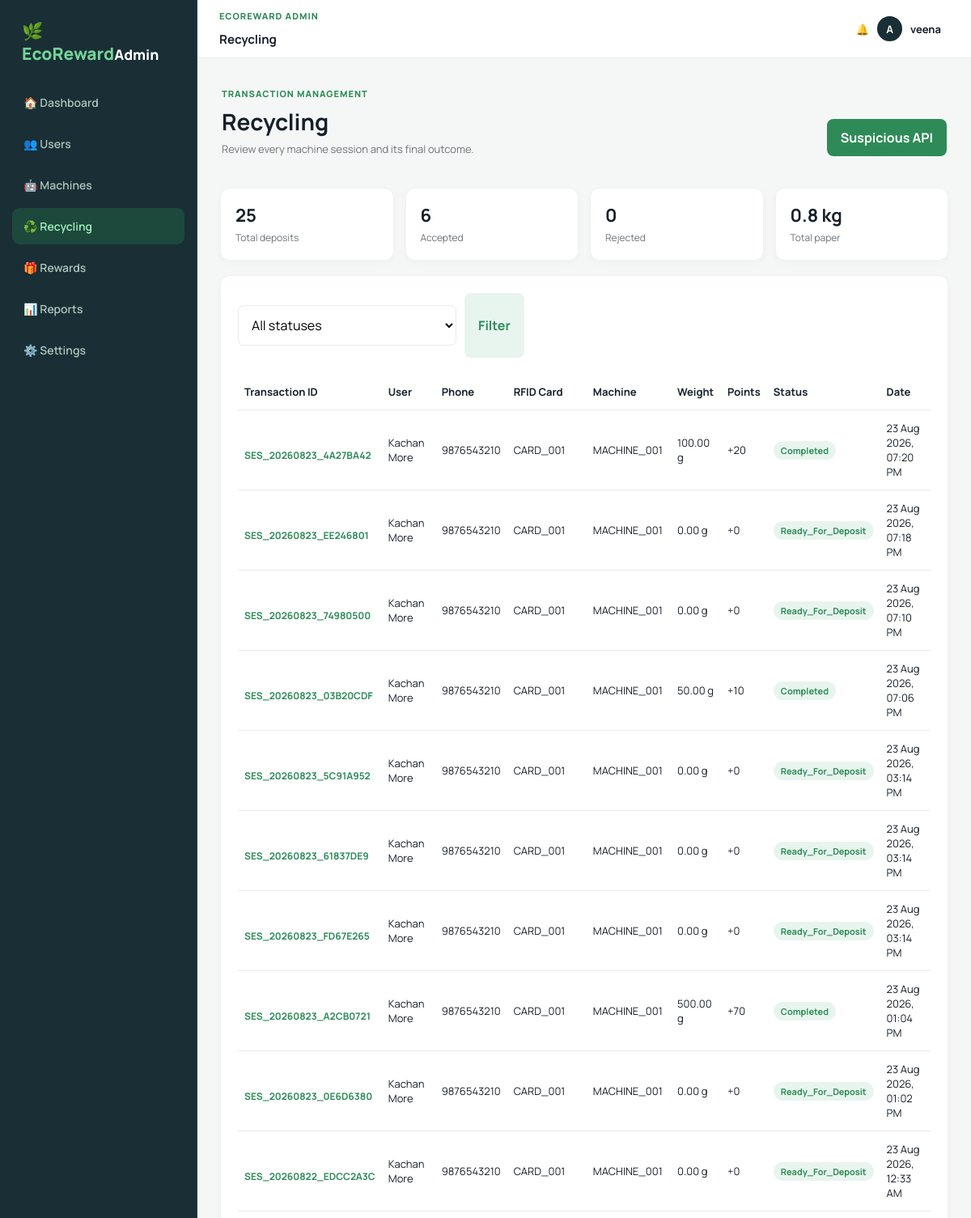
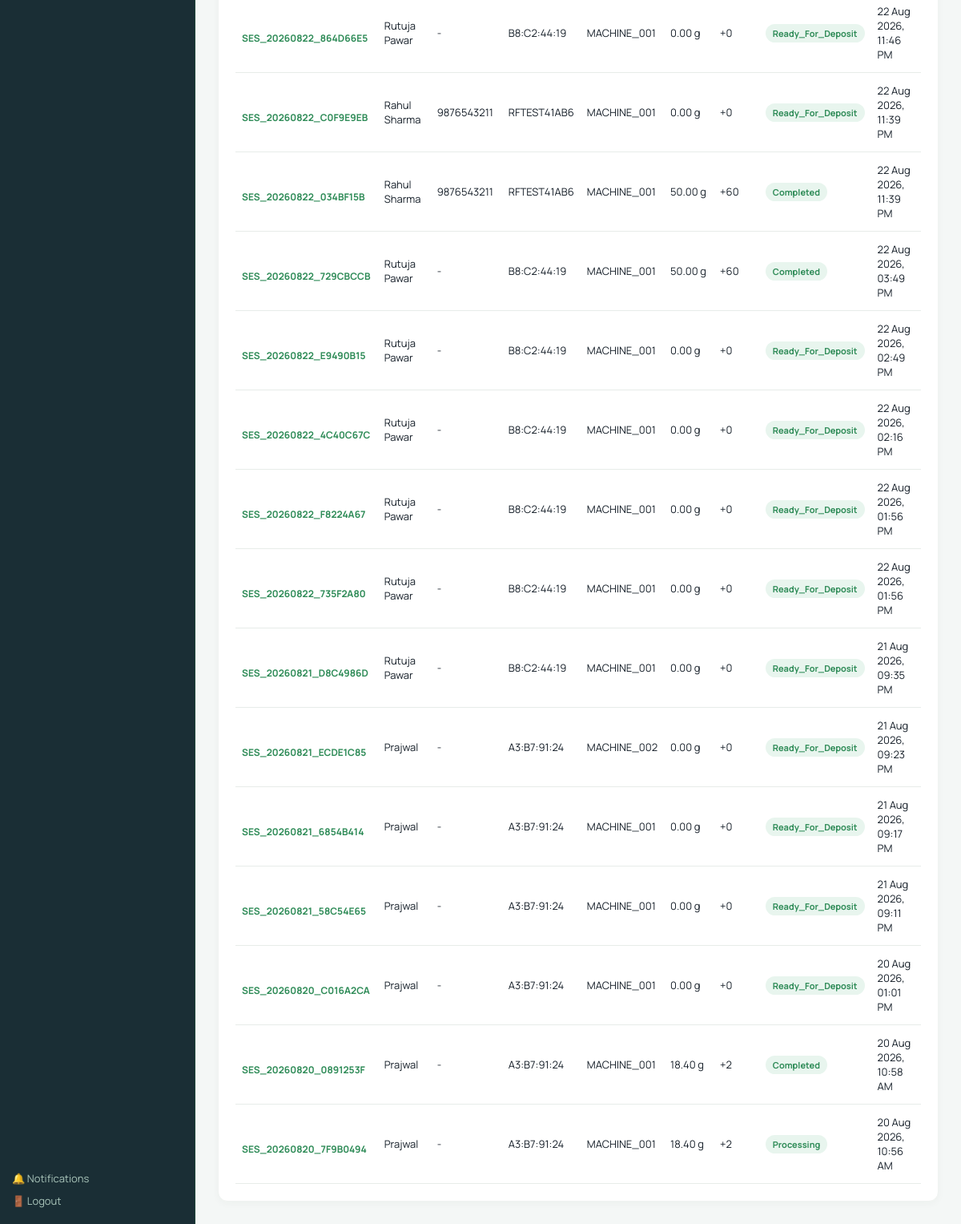
The page /admin-panel/recycling/ (signed in) on the database as committed earlier (2 pictures, top to bottom).
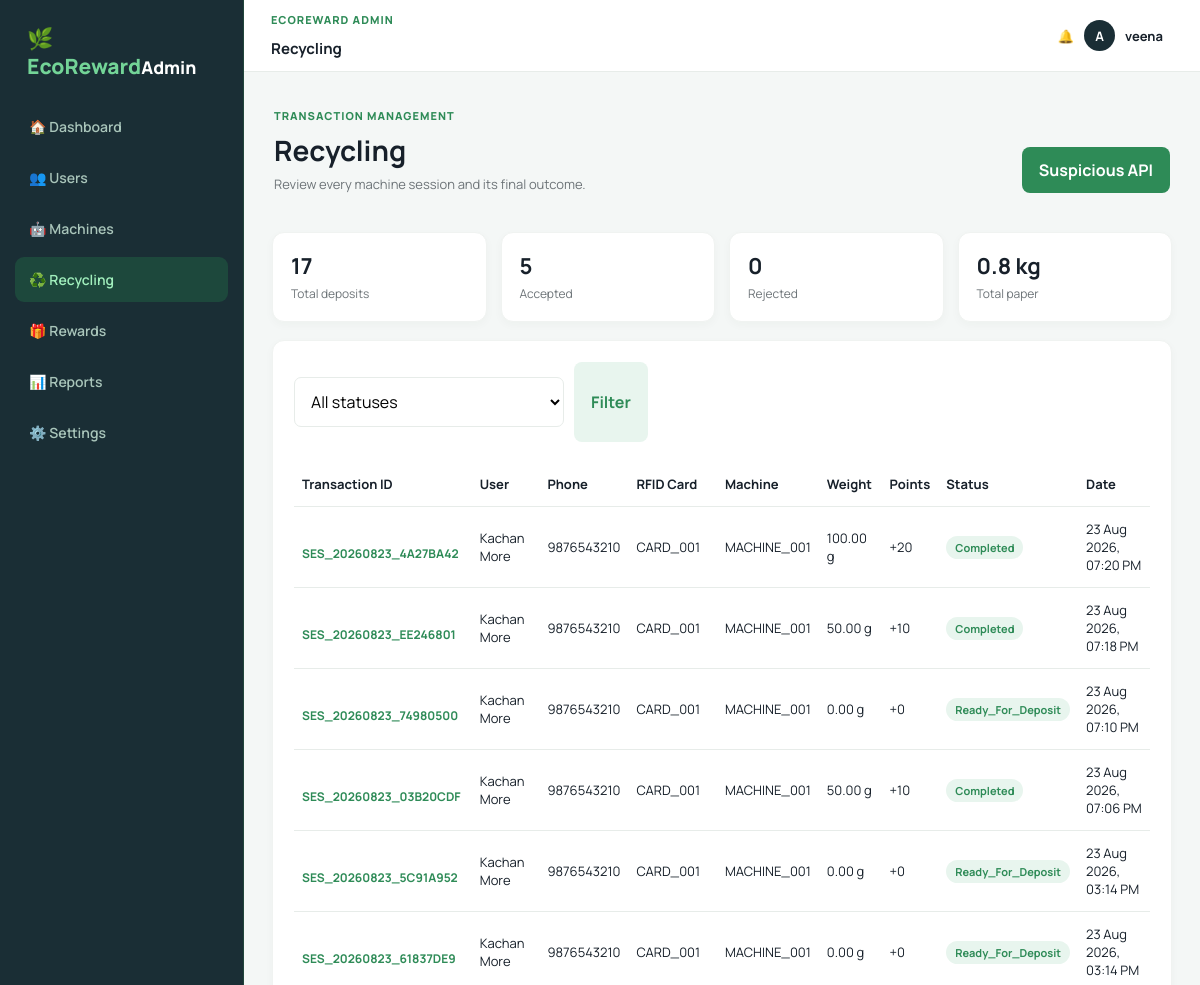
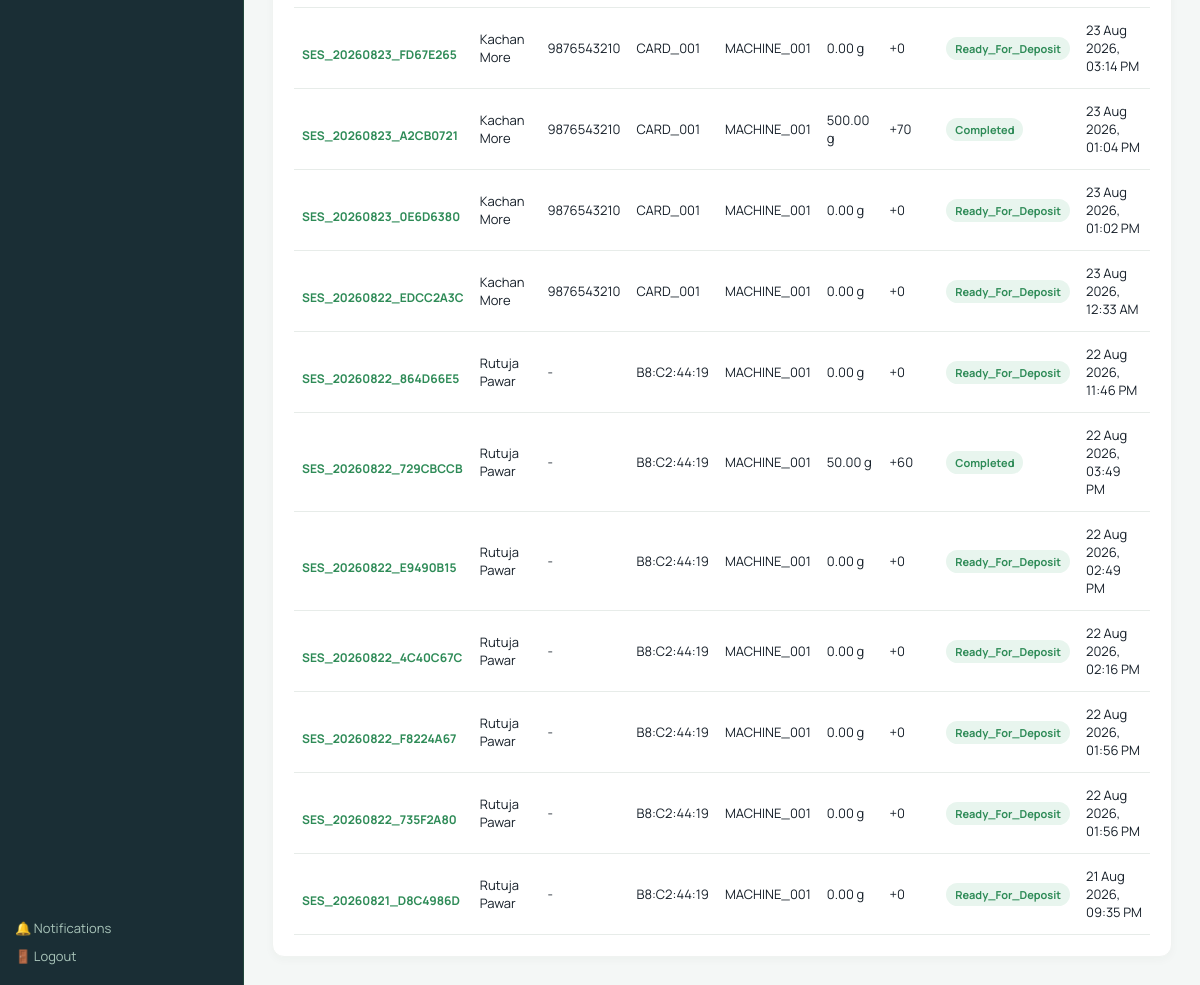
The same page on the database as committed later (2 pictures, top to bottom).
### recycling/models.py (models this page shows, shortened)
class RecyclingSession(models.Model):
    STATUS_CHOICES = [(x, x.replace("_", " ").title()) for x in ["RFID_VERIFIED", "READY_FOR_DEPOSIT", "MEASURING", "PROCESSING", "COMPLETED", "REJECTED"]]
    user = models.ForeignKey(User, on_delete=models.CASCADE)
    machine = models.ForeignKey(Machine, on_delete=models.PROTECT)
    rfid_card = models.ForeignKey(RFIDCard, on_delete=models.PROTECT, null=True, blank=True, related_name="sessions")
    session_id = models.CharField(max_length=32, editable=False, default=make_session_id)
    rfid_uid = models.CharField(max_length=64)
    status = models.CharField(max_length=30, choices=STATUS_CHOICES, default="RFID_VERIFIED")
    weight_grams = models.DecimalField(max_digits=8, decimal_places=2, default=0)
    points = models.PositiveIntegerField(default=0)
    created_at = models.DateTimeField(auto_now_add=True)
    completed_at = models.DateTimeField(null=True, blank=True)

class Profile(models.Model):
    ROLE_CHOICES = [("USER", "User"), ("ADMIN", "Admin")]
    STATUS_CHOICES = [("ACTIVE", "Active"), ("BLOCKED", "Blocked")]
    RFID_STATUS_CHOICES = [("ACTIVE", "Active"), ("BLOCKED", "Blocked")]
    user = models.OneToOneField(User, on_delete=models.CASCADE)
    role = models.CharField(max_length=10, choices=ROLE_CHOICES, default="USER")
    status = models.CharField(max_length=10, choices=STATUS_CHOICES, default="ACTIVE")
    rfid_uid = models.CharField(max_length=64, blank=True, unique=True, null=True)
    rfid_status = models.CharField(max_length=10, choices=RFID_STATUS_CHOICES, default="ACTIVE")
    phone = models.CharField(max_length=30, blank=True)
    points = models.PositiveIntegerField(default=0)
    monthly_goal_kg = models.DecimalField(max_digits=6, decimal_places=2, default=5)

class RFIDCard(models.Model):
    uid = models.CharField(max_length=64, unique=True)
    card_id = models.CharField(max_length=64, unique=True, null=True, blank=True)
    user = models.ForeignKey(User, on_delete=models.CASCADE, related_name="rfid_cards")
    is_active = models.BooleanField(default=True)
    created_at = models.DateTimeField(auto_now_add=True)
    updated_at = models.DateTimeField(auto_now=True)

class Machine(models.Model):
    STATUS_CHOICES = [("ONLINE", "Online"), ("OFFLINE", "Offline"), ("MAINTENANCE", "Maintenance")]
    code = models.CharField(max_length=40, unique=True)
    location = models.CharField(max_length=120, default="Main Campus")
    status = models.CharField(max_length=20, choices=STATUS_CHOICES, default="ONLINE")
    bin_level = models.PositiveIntegerField(default=40)
    api_key = models.CharField(max_length=120, default="change-me")
    last_seen = models.DateTimeField(auto_now=True)

### recycling/views.py (the view)
# urls.py: path("admin-panel/recycling/", views.admin_recycling_page, name="admin_recycling_page"),
@login_required
def admin_recycling_page(request):
    if not admin_only(request):
        return redirect("dashboard")
    status = request.GET.get("status", "").strip()
    sessions = RecyclingSession.objects.select_related("user", "machine").order_by("-created_at")
    if status:
        sessions = sessions.filter(status=status)
    completed = RecyclingSession.objects.filter(status="COMPLETED")
    paper = completed.aggregate(value=Sum("weight_grams"))["value"] or 0
    return render(request, "admin/recycling.html", {"sessions": sessions, "status": status, "total": RecyclingSession.objects.count(), "accepted": completed.count(), "rejected": RecyclingSession.objects.filter(status="REJECTED").count(), "paper": Decimal(paper) / 1000, "admin_section": "recycling", "page_title": "Recycling"})

### recycling/views.py (called while the page is built)
def admin_only(request):
    return request.user.is_authenticated and hasattr(request.user, "profile") and request.user.profile.role == "ADMIN"

### templates/admin/recycling.html
{% extends 'admin/base.html' %}
{% block admin_content %}
<div class="page-heading"><div><p class="eyebrow">TRANSACTION MANAGEMENT</p><h1>Recycling</h1><p>Review every machine session and its final outcome.</p></div><a class="btn" href="{% url 'api_admin_suspicious' %}">Suspicious API</a></div>
<section class="stats admin-stats"><div class="card stat"><strong>{{ total }}</strong><span class="muted">Total deposits</span></div><div class="card stat"><strong>{{ accepted }}</strong><span class="muted">Accepted</span></div><div class="card stat"><strong>{{ rejected }}</strong><span class="muted">Rejected</span></div><div class="card stat"><strong>{{ paper|floatformat:1 }} kg</strong><span class="muted">Total paper</span></div></section>
<section class="panel admin-panel"><form class="toolbar"><select class="field" name="status"><option value="">All statuses</option><option value="COMPLETED">Accepted</option><option value="REJECTED">Rejected</option><option value="PROCESSING">Processing</option></select><button class="btn secondary" type="submit">Filter</button></form><div class="admin-table-wrap"><table class="table admin-table"><thead><tr><th>Transaction ID</th><th>User</th><th>Phone</th><th>RFID Card</th><th>Machine</th><th>Weight</th><th>Points</th><th>Status</th><th>Date</th></tr></thead><tbody>{% for session in sessions %}<tr><td><a class="detail" href="{% url 'admin_transaction_detail_page' session.session_id %}">{{ session.session_id }}</a></td><td>{{ session.user.get_full_name|default:session.user.username }}</td><td>{{ session.user.profile.phone|default:'-' }}</td><td>{{ session.rfid_card.card_id|default:session.rfid_uid|default:'-' }}</td><td>{{ session.machine.code }}</td><td>{{ session.weight_grams }} g</td><td>+{{ session.points }}</td><td><span class="pill">{{ session.status|title }}</span></td><td>{{ session.created_at|date:'d M Y, h:i A' }}</td></tr>{% empty %}<tr><td colspan="9">No transactions found.</td></tr>{% endfor %}</tbody></table></div></section>
{% endblock %}

Rows that differ between the two databases and show on the page:
removed RecyclingSession: session_id "SES_20260822_C0F9E9EB", user.get_full_name "Rahul Sharma", user.profile.phone "9876543211", rfid_card.card_id "RFTEST41AB6", machine.code "MACHINE_001", weight_grams "0.00", points "0", status "Ready_For_Deposit", created_at "22 Aug 2026, 11:39 PM"
removed RecyclingSession: session_id "SES_20260822_034BF15B", user.get_full_name "Rahul Sharma", user.profile.phone "9876543211", rfid_card.card_id "RFTEST41AB6", machine.code "MACHINE_001", weight_grams "50.00", points "60", status "Completed", created_at "22 Aug 2026, 11:39 PM"
removed RecyclingSession: session_id "SES_20260821_ECDE1C85", user.get_full_name "Prajwal", user.profile.phone "-", rfid_card.card_id "A3:B7:91:24", machine.code "MACHINE_002", weight_grams "0.00", points "0", status "Ready_For_Deposit", created_at "21 Aug 2026, 09:23 PM"
removed RecyclingSession: session_id "SES_20260821_6854B414", user.get_full_name "Prajwal", user.profile.phone "-", rfid_card.card_id "A3:B7:91:24", machine.code "MACHINE_001", weight_grams "0.00", points "0", status "Ready_For_Deposit", created_at "21 Aug 2026, 09:17 PM"
removed RecyclingSession: session_id "SES_20260821_58C54E65", user.get_full_name "Prajwal", user.profile.phone "-", rfid_card.card_id "A3:B7:91:24", machine.code "MACHINE_001", weight_grams "0.00", points "0", status "Ready_For_Deposit", created_at "21 Aug 2026, 09:11 PM"
removed RecyclingSession: session_id "SES_20260820_C016A2CA", user.get_full_name "Prajwal", user.profile.phone "-", rfid_card.card_id "A3:B7:91:24", machine.code "MACHINE_001", weight_grams "0.00", points "0", status "Ready_For_Deposit", created_at "20 Aug 2026, 01:01 PM"
removed RecyclingSession: session_id "SES_20260820_0891253F", user.get_full_name "Prajwal", user.profile.phone "-", rfid_card.card_id "A3:B7:91:24", machine.code "MACHINE_001", weight_grams "18.40", points "2", status "Completed", created_at "20 Aug 2026, 10:58 AM"
removed RecyclingSession: session_id "SES_20260820_7F9B0494", user.get_full_name "Prajwal", user.profile.phone "-", rfid_card.card_id "A3:B7:91:24", machine.code "MACHINE_001", weight_grams "18.40", points "2", status "Processing", created_at "20 Aug 2026, 10:56 AM"
changed RecyclingSession "23 Aug 2026, 07:18 PM": weight_grams "0.00" → "50.00"; points "0" → "10"; status "Ready_For_Deposit" → "Completed"
Other text that changed with them:
{{ total }}: "25" → "17"
{{ accepted }}: "6" → "5"
